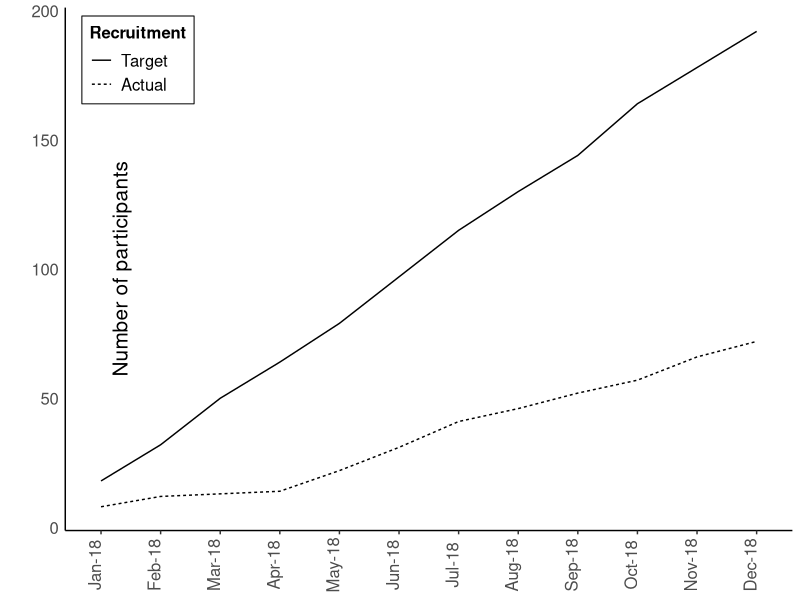
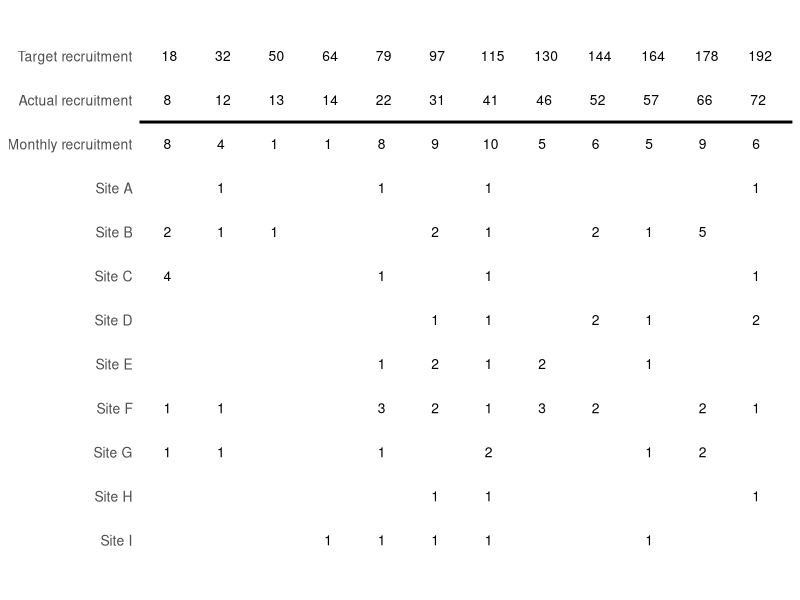
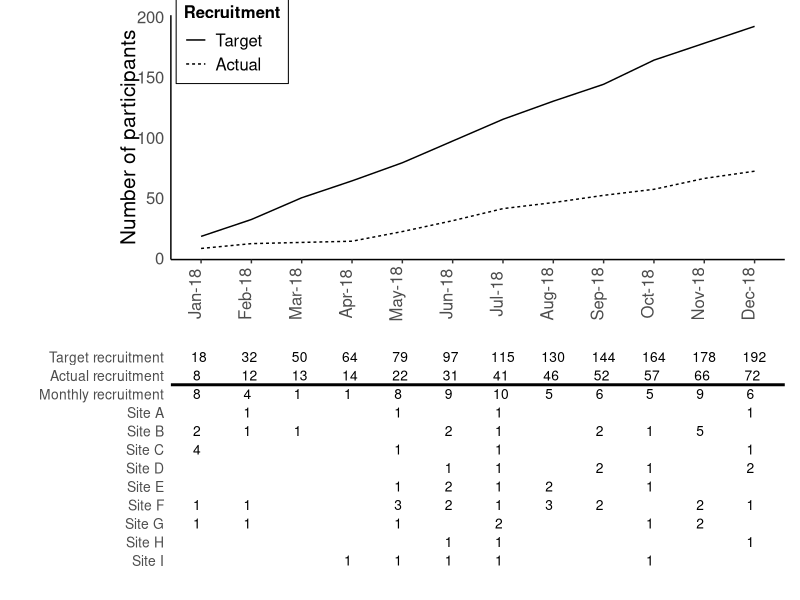
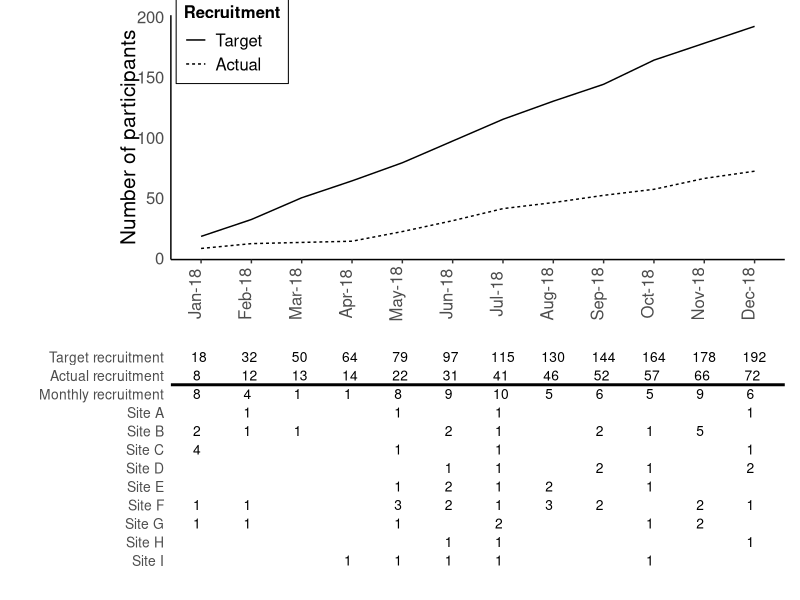

Write R code to recreate these figures, in order.
library(ggplot2)
library(dplyr)
library(patchwork)

# Load recruitment total CSV
rc_total <- read.csv("recruitmenttotal.csv", header=T)

# Load recruitment site CSV
rc_site <- read.csv("recruitmentsite.csv", header=T)

# create ordered vector of dates
ordered_dates <- c("Jan-18",
                   "Feb-18",
                   "Mar-18",
                   "Apr-18",
                  "May-18",
                   "Jun-18",
                   "Jul-18",
                   "Aug-18",
                   "Sep-18",
                   "Oct-18",
                  "Nov-18",
                   "Dec-18") 

# Update the dataframes to follow the specific date order
rc_total$date <- ordered(rc_total$date, levels = ordered_dates)
rc_site$date <- ordered(rc_site$date, levels = ordered_dates)

# Create the recruitment graph
p1 <- rc_total %>% 
  group_by(type) %>% 
  mutate(cumn = cumsum(n)) %>% 
  ggplot(aes(x = date, y = cumn, group = factor(type), linetype=factor(type))) + 
  geom_line() +
  theme_classic() +
  ylab("Number of participants") + 
  labs(linetype = "Recruitment") +
  scale_y_continuous(labels = c(0,50, 100,150,200), breaks = c(0,50, 100,150,200)) +
  scale_linetype_discrete(breaks = c("Expected","Observed"), labels = c("Target","Actual")) + 
  theme(legend.position = c(0.1, 0.9),
        axis.text.x = element_text(angle = 90, size=12, vjust=-0.01),
        axis.text.y = element_text(size=12),
        axis.ticks.y = element_blank(),
        axis.title.x = element_blank(),
        axis.title.y = element_text(size=15, vjust=-20),
        legend.text = element_text(size=12),
        legend.title = element_text(size=12, face="bold"),
        legend.background = element_blank(),
        legend.box.background = element_rect(colour = "black"))
p1

# Set the order of the sites, starting from Target recruitment
site_levels = c("Target recruitment",
                "Actual recruitment",
                "Monthly recruitment",
               "Site A",
               "Site B",
               "Site C",
               "Site D",
               "Site E",
               "Site F",
               "Site G",
               "Site H",
               "Site I")

# Graph for recruitment numbers table
data_table <- ggplot(rc_site, aes(x = date, y = factor(type), label = format(as.character(n), nsmall = 2, na.encode = F))) +
  geom_text(size = 3.5) + theme_bw() +
  theme(legend.position = "none") +
  theme(plot.margin = unit(c(-0.5,1, 0, 0.5), "lines")) + xlab(NULL) + ylab(NULL) + theme_classic() + 
  theme(legend.position = "none", axis.ticks = element_blank(), axis.text.x = element_blank()) +
  scale_y_discrete(limits = rev(site_levels), expand=c(0.1,0)) + # necessary to apply rev() function or else Site I will be on top
  geom_hline(yintercept=10.5, size=1) +
  theme(axis.line = element_blank(),
        axis.text.y = element_text(size=10))


data_table

# patchwork stitches p1 on top of data_table
recruitmentplot <- (p1 / data_table)

recruitmentplot

# Save your graph
# Remmeber to change the name of the output file and the output directory!
ggsave("YOUR_PLOT_NAME.jpeg", 
       recruitmentplot, 
       device="jpeg",
       path="ENTER/FILE/OUTPUT/PATH",
       dpi=300,
       width=250,
       height = 300,
       units="mm")
